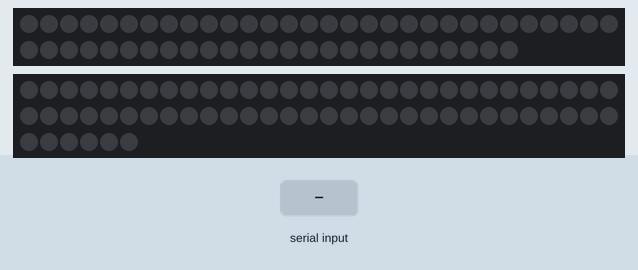
Bench run of a sketch on a simulated Arduino Uno, built with avr-gcc and run on an emulated ATmega328P. Parts: 55 RGB LEDs in strip order, left to right, continuing on the next row, 66 RGB LEDs in strip order, left to right, continuing on the next row. Inputs (shaded band) come from the test bench. Dim RGB values are drawn brighter than linear; what the sketch prints to the serial monitor is not drawn.

Above: at 2.7 s.
2.8 s: "1" received over Serial
At 2.81 s:
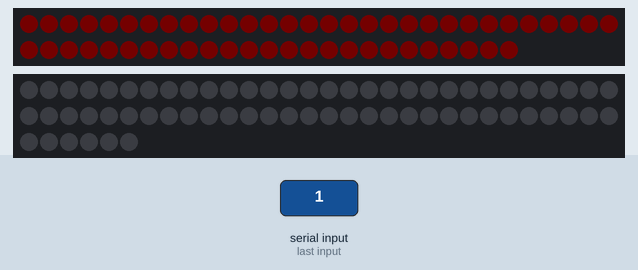
At 5.4 s:
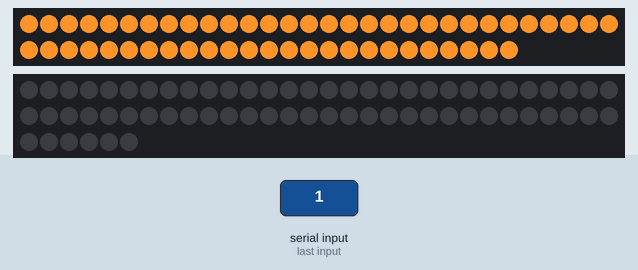
5.7 s: "4" received over Serial
At 8.0 s:
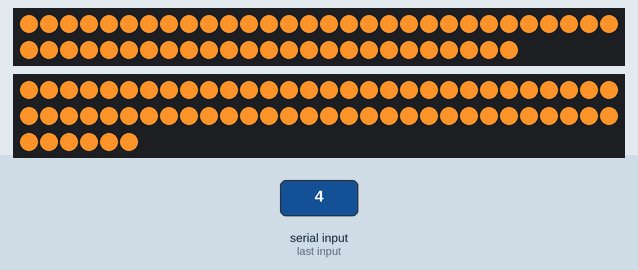
Timing chart, 0 to 9.5 s (numbered marks = the images above; inputs shaded):
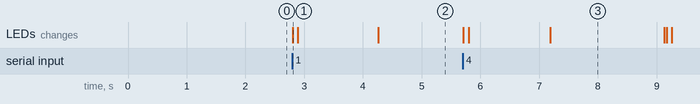

The sketch:

basic_including_startuplight_opnieuw_proberen_backup.ino
```cpp
#include "FastLED.h"


int stripA = 0;
int stripB = 0;
#define stripA_leds 55
#define stripB_leds 66
#define stripA_interval 5000
#define stripB_interval 5000
long stripApreviousMillis;
long stripBpreviousMillis;
CRGB ledsA[stripA_leds];
CRGB ledsB[stripB_leds];
int serialData;
int hueA = 0;
int hueB = 0;

void setup() {
 Serial.begin(9600);
 FastLED.addLeds<NEOPIXEL, 6>(ledsA, stripA_leds);
 FastLED.addLeds<NEOPIXEL, 3>(ledsB, stripB_leds);
 startupLight();
 clearAll();
 FastLED.setTemperature(Candle);

}
 void loop(){
  checkTimer();
if (Serial.available()) {
    serialData = Serial.read();
    switch(serialData){
      case 49:
      Serial.write("Doe start 1");
      stripA = 1;
      stripApreviousMillis = millis();
      if(hueA != 255){
        for(int i = hueA; i < 255; hueA = i++){
          for(int dot = 0; dot < stripA_leds; dot++){
            ledsA[dot] = CHSV(225,0,i);
          }
           FastLED.show();
        }
     }
     break;
     case 50:
     Serial.write("Doe 1 stoppen");
     if(hueA != 0){
      for(int i = hueA; i >= 0; hueA = i--){
        for(int dot = 0; dot < stripA_leds; dot++){
            ledsA[dot] = CHSV(224,0,i);
          }
           FastLED.show();
      }
     }
     break;
     case 51:
     Serial.write("Doe start 2");
      stripB = 1;
      stripBpreviousMillis = millis();
      if(hueB != 255){
        for(int i = hueB; i < 255; hueB = i++){
          for(int dot = 0; dot < stripB_leds; dot++){
            ledsB[dot] = CHSV(225,0,i);
          }
           FastLED.show();
        }
     }
     break;
     case 52:
      Serial.write("Doe stop 2");
      if(hueB != 255){
        for(int i = hueB; i < 255; hueB = i++){
          for(int dot = 0; dot < stripB_leds; dot++){
            ledsB[dot] = CHSV(225,0,i);
          }
           FastLED.show();
        }
     }
     break;
    }
   }
 }
```

functions.ino
```cpp
// Startup
void startupLight(){
  int lasttime;
  int interval = 25;

  for(int dot = 0; dot < stripA_leds;){
    if(dot != stripA_leds){
      ledsA[dot] = CHSV(128, 255, 255);

      if(delay_without_delaying(lasttime, interval)){
         FastLED.show();
         lasttime = millis();
        dot++;
      }
    }

  }
}

//Clear all leads
void clearAll(){
  fill_solid(ledsA, stripA_leds, CRGB::Black);
  fill_solid(ledsB, stripB_leds, CRGB::Black);
  FastLED.show();
}

void checkTimer(){

  if(stripA == 1){
    if (delay_without_delaying(stripApreviousMillis, stripA_interval)) {
         Serial.write("Timer over A");
          stripA = 0;
         if(hueA != 0){
          for(int i = hueA; i >= 0; hueA = i--){
            for(int dot = 0; dot < stripA_leds; dot++){
                ledsA[dot] = CHSV(224,0,i);
              }
               FastLED.show();
            }
         }
      }
    }
    if(stripB == 1){
    if (delay_without_delaying(stripBpreviousMillis, stripB_interval)) {
         Serial.write("Timer over B");
          stripB = 0;
         if(hueB != 0){
          for(int i = hueB; i >= 0; hueB = i--){
            for(int dot = 0; dot < stripB_leds; dot++){
                ledsB[dot] = CHSV(224,0,i);
              }
               FastLED.show();
            }
         }
      }
    }
}

boolean delay_without_delaying(unsigned long since, unsigned long time) {
  // return false if we're still "delaying", true if time ms has passed.
  // this should look a lot like "blink without delay"
  unsigned long currentmillis = millis();
  if (currentmillis - since >= time) {
    since = currentmillis;
    return true;
  }
  return false;
}
```

Measured:
- after the input at 2.8 s, the LEDs: change at once (image 1)
- after the input at 5.7 s, the LEDs: first change at once (image 3 shows a later state)
